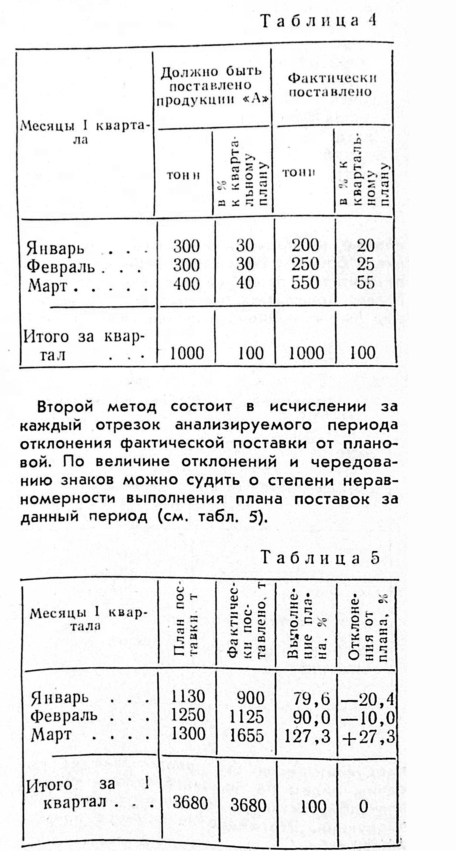
#> input picture ocr_utils/page_layout/tables/example_table_clean.jpg, 911 x 1702 px (shown at 1/2 size)
$ python -i ink_guard.py   (imports and definitions only)
#> lines starting #> are read from the running program, lines starting #| are printed output that depends on the picture; after the words box and inside, x2 and y2 are one past the last pixel; in counts of white or black regions, pixels touching at a corner belong together
### ocr_utils/page_layout/orientation/detectors/ink_axis.py
"""Свой детектор: ось текста по сгущению глифов, знак — по выносным элементам.

ОСЬ. Компоненты связности размера глифа смыкаются по горизонтали и по вертикали (RLSA),
и сравнивается, вдоль какой оси получилось больше вытянутых «строк». Ключ здесь — отбор
компонент ПО РАЗМЕРУ до смыкания: полосы с боковой иллюстрацией сплошь состоят из длинных
штрихов чертежа, и без отбора смыкание цеплялось бы за них, а не за подпись. На разведке
по четырём известным боковым и четырём обычным полосам мера дала 1.000 в нужную сторону
на всех восьми.

ЗНАК. Ось не отличает 0 от 180 и 90 от 270 — для этого берётся модель выносных элементов
(Leptonica ``pixOrientDetect``, DFKI Joost et al.): у строки текста краска распределена
поперёк неравномерно, потому что верхние и нижние выносные встречаются с разной частотой.
Сама Leptonica сюда не годится (нужен 1 bpp, обучена на латинице, питоновских биндингов
нет), поэтому признак считается свой и калибруется по кириллице — см. UPRIGHT_ASYMMETRY.

Знак — слабое место: он меряет тонкую асимметрию там, где ось меряет грубую геометрию.
Поэтому при слабой асимметрии детектор честно поднимает ``axis_only`` и отдаёт решение
о стороне другим, а не выдаёт монетку за ответ.
"""

from __future__ import annotations

import cv2
import numpy as np

from ocr_utils.page_layout.orientation.detectors.base import Detector, Frame, Verdict, unknown

# Все размеры ниже — в пикселях копии 150 dpi (``Frame.gray150``), и рядом дан физический
# размер: детектор должен одинаково работать и на 600 dpi скане журнала, и на 300 dpi скане
# чего-то ещё, а привязка к долям кадра сломалась бы на первой же полосе другого формата.

# Размер глифа. 5 px при 150 dpi это 0.85 мм — примерно точка над «й» и запятая; 42 px это
# 7 мм, заметно больше кегля заголовка, но меньше высоты рамки таблицы.
GLYPH_MIN_PX = 5
GLYPH_MAX_PX = 42

# Компонента шире трёх максимальных высот глифа — это уже штрих чертежа или линейка, а не
# буква и не слипшееся слово.
GLYPH_MAX_WIDTH_PX = GLYPH_MAX_PX * 3

# Заполнение габаритного прямоугольника краской. Буква заполняет его хотя бы на 12%,
# длинная тонкая диагональ чертежа — заметно меньше.
GLYPH_MIN_FILL = 0.12

# Зазор смыкания RLSA: 8 px при 150 dpi это 1.35 мм — межсловный пробел кегля 10 пунктов.
# Больше — и смыкаются соседние колонки, меньше — и слова не собираются в строку.
RLSA_GAP_PX = 8

# Что считается «строкой» после смыкания: вытянута хотя бы вшестеро, толщиной не больше
# полутора кеглей заголовка и длиной хотя бы 60 px (1 см) — короче не бывает даже подпись.
LINE_ASPECT = 6.0
LINE_MAX_THICKNESS_PX = 45
LINE_MIN_LENGTH_PX = 60

# Меньше этой доли площади полосы, занятой «строками», — мерить нечего (фотография во всю
# полосу, пустая страница, чертёж вовсе без подписи). Замер: у обычной текстовой полосы
# пака-1 доля 0.17-0.19, у полосы с одной подписью вдоль края — сотые доли, поэтому порог
# стоит низко: он отсекает пустоту, а не малый текст.
MIN_LINE_INK_FRAC = 0.002

# Ниже этого перевеса одной оси над другой полоса считается неразличимой.
AXIS_MARGIN_THR = 0.25

# --- Знак поворота ---------------------------------------------------------
# Асимметрия краски поперёк строки: центр масс минус геометрический центр, в долях высоты
# строки, ось y вниз. Знак ЗАМЕРЕН на 400 случайных полосах пака-1 (395 из них с текстом,
# медиана 137 строк на полосу): у прямого текста медиана −0.0451, отрицательна на 99.7%
# полос; те же полосы, перевёрнутые на 180, дают +0.0447 и положительны на 99.7%.
#
# Знак именно такой, потому что в кириллице почти нет верхних выносных (одна «б»), зато
# нижних много — р, у, ф, д, ц, щ. Габарит строки тянется вниз, а масса краски остаётся
# в строчной высоте, то есть ВЫШЕ геометрического центра. Для латиницы, на которой обучена
# Leptonica, соотношение обратное — поэтому константа своя, а не взятая оттуда.
UPRIGHT_ASYMMETRY = -1.0

# Асимметрия слабее этой — считаем, что знак не определён. При 0.010 в замере выше решали
# 96.7% полос, и ни одна из них не решала неверно; при 0.030 решали бы 76.2% — запас, за
# который нечем платить.
ASYMMETRY_THR = 0.010

# Меньше этого числа строк — асимметрия считается по шуму, знак не определён.
MIN_LINES_FOR_SIGN = 4

# Число строк, начиная с которого асимметрии верим в полную силу. Обычная текстовая полоса
# пака-1 даёт 85-167 строк и асимметрию 0.036-0.075; полоса с боковой иллюстрацией — 10-30
# строк и 0.004-0.033, причём знак у неё врал на одной известной полосе из четырёх. То есть
# величина асимметрии сама по себе не говорит, можно ли ей верить, а число строк говорит,
# поэтому уверенность гасится именно по нему.
SIGN_FULL_LINES = 60


def glyph_mask(gray: np.ndarray) -> np.ndarray:
    """Маска компонент размера глифа: краска, отсеянная от штрихов чертежа и рамок."""
    _, ink = cv2.threshold(gray, 0, 255, cv2.THRESH_BINARY_INV | cv2.THRESH_OTSU)
    count, labels, stats, _ = cv2.connectedComponentsWithStats(ink, 8)
    if count <= 1:
        return np.zeros_like(ink)
    width = stats[:, cv2.CC_STAT_WIDTH]
    height = stats[:, cv2.CC_STAT_HEIGHT]
    area = stats[:, cv2.CC_STAT_AREA]
    keep = (
        (height >= GLYPH_MIN_PX)
        & (height <= GLYPH_MAX_PX)
        & (width >= 2)
        & (width <= GLYPH_MAX_WIDTH_PX)
        & (area >= GLYPH_MIN_FILL * width * height)
    )
    keep[0] = False  # нулевая метка — фон
    return np.where(keep[labels], np.uint8(255), np.uint8(0))


def _smear(mask: np.ndarray, horizontal: bool) -> np.ndarray:
    """Смыкание краски вдоль оси — слова собираются в строки."""
    kernel = np.ones((1, RLSA_GAP_PX), np.uint8) if horizontal else np.ones((RLSA_GAP_PX, 1), np.uint8)
    return cv2.morphologyEx(mask, cv2.MORPH_CLOSE, kernel)


def line_boxes(mask: np.ndarray, horizontal: bool) -> tuple[np.ndarray, float]:
    """Габариты «строк» вдоль оси и суммарная площадь краски в них."""
    count, _, stats, _ = cv2.connectedComponentsWithStats(_smear(mask, horizontal), 8)
    if count <= 1:
        return np.empty((0, 4), int), 0.0
    stats = stats[1:]
    width = stats[:, cv2.CC_STAT_WIDTH].astype(float)
    height = stats[:, cv2.CC_STAT_HEIGHT].astype(float)
    long_side, short_side = (width, height) if horizontal else (height, width)
    lineish = (
        (long_side >= LINE_ASPECT * np.maximum(short_side, 1.0))
        & (short_side <= LINE_MAX_THICKNESS_PX)
        & (long_side >= LINE_MIN_LENGTH_PX)
    )
    boxes = stats[lineish][:, [cv2.CC_STAT_LEFT, cv2.CC_STAT_TOP, cv2.CC_STAT_WIDTH, cv2.CC_STAT_HEIGHT]]
    return boxes, float(stats[lineish][:, cv2.CC_STAT_AREA].sum())


# [20 lines left out: function ink_asymmetry, not called in this run]


def axis_confidence_of(axis_score: float) -> float:
    return min(1.0, abs(axis_score))


# [40 lines left out: function detect, not called in this run]


ALGORITHM = Detector(
    name="ink_axis",
    summary="своя мера: ось по смыканию глифов (RLSA), сторона по выносным элементам",
    stage="cpu",
    run=detect,
)

### ocr_utils/page_layout/orientation/detectors/base.py
"""Общий контракт детекторов ориентации.

Детекторы взаимозаменяемы: каждый получает подготовленный кадр (или пачку картинок, если
живёт на GPU) и отдаёт :class:`Verdict` в одной и той же шкале. Всё, что знает отчёт, —
это имя детектора и вердикт; как именно детектор считает, отчёту неизвестно.
"""

from __future__ import annotations

from dataclasses import dataclass, field
from pathlib import Path
from typing import Callable, Protocol, Sequence

import numpy as np

# Обозначения углов — из общего модуля: их делят с базой, CVAT и очисткой, и второй
# источник истины по соседству рано или поздно разошёлся бы с первым.
from ocr_utils.scan_markup.rotation import ROTATION_NAMES, ROTATIONS, rotate_cw  # noqa: E402,F401


@dataclass(frozen=True)
class Verdict:
    """Мнение одного детектора об одной полосе.

    ``rotate_cw`` — на сколько повернуть ПО ЧАСОВОЙ, чтобы стало прямо.
    ``confidence`` — приведённая к 0..1 уверенность; у разных детекторов она получается из
    разных величин (уверенность OSD, softmax сети, отрыв от второго места), и сравнивать её
    между детекторами напрямую нельзя — только внутри одного, для порога.
    ``axis_only`` — детектор различает лишь ОСЬ текста (книжная против боковой), а знак
    поворота выдумывать не берётся. Тогда ``rotate_cw`` равен 0 или 90, и 90 читается как
    «повёрнута, сторона неизвестна».
    """

    rotate_cw: int
    confidence: float
    axis_only: bool = False
    metrics: dict[str, float] = field(default_factory=dict)
    note: str = ""

    def __post_init__(self) -> None:
        if self.rotate_cw not in ROTATIONS:
            raise ValueError(f"rotate_cw={self.rotate_cw}, а бывает только {ROTATIONS}")

    @property
    def rotated(self) -> bool:
        return self.rotate_cw != 0


# [7 lines left out: function unknown, not called in this run]


@dataclass
class Frame:
    """Подготовленная полоса: один раз разжата, дальше её делят все CPU-детекторы.

    Два масштаба нужны обоим tesseract-детекторам: на разведке 300 dpi и 150 dpi ловили
    РАЗНЫЕ полосы из четырёх известных, и объединение масштабов дало все четыре.
    """

    rel_path: str
    path: Path
    width: int  # размеры исходника, не рабочей копии
    height: int
    dpi: int
    gray150: np.ndarray
    gray300: np.ndarray

    # Какие повороты вообще рассматривать. Сужать этот набор — самый дешёвый способ поднять
    # точность: неверный ответ, которого нет в наборе, не может быть дан в принципе. Для
    # пака-1 хватает (0, 90) — все 42 размеченные боковые полосы требуют поворота по часовой,
    # что и понятно: широкие рисунки в советских изданиях ставили одинаково. Заодно вдвое
    # дешевле обходится арбитр: два прогона распознавания вместо четырёх.
    allowed: tuple[int, ...] = ROTATIONS


class BatchDetector(Protocol):
    """GPU-детектор: модель грузится лениво, вход — пачка картинок."""

    def __call__(self, images: Sequence["object"]) -> list[Verdict]: ...


def _always() -> bool:
    return True


@dataclass(frozen=True)
class Detector:
    """Запись в реестре детекторов.

    ``stage`` разводит два способа исполнения, и это не украшательство: CPU-детекторы едут
    в пул процессов, а GPU-детекторы обязаны остаться в родителе — видеопамять одна на всех
    (см. CLAUDE.md и ``scan_markup/detection/run.py``).

    ``arbiter`` — детектор слишком дорог для всего пака и запускается только по кандидатам,
    которых отметили быстрые.
    """

    name: str
    summary: str
    stage: str  # "cpu" | "gpu"
    run: Callable[[Frame], Verdict] | None = None
    make_batch: Callable[[], BatchDetector] | None = None
    arbiter: bool = False
    available: Callable[[], bool] = _always

    def __post_init__(self) -> None:
        if self.stage not in ("cpu", "gpu"):
            raise ValueError(f"stage={self.stage!r}, а бывает 'cpu' или 'gpu'")
        if self.stage == "cpu" and self.run is None:
            raise ValueError(f"{self.name}: CPU-детектору нужен run")
        if self.stage == "gpu" and self.make_batch is None:
            raise ValueError(f"{self.name}: GPU-детектору нужен make_batch")

### research/newspaper_crop/zone.py
"""Общий хвост движков: чистка маски бумаги, охватывающий четырёхугольник с перспективой, доля дорисовки, меры зоны."""

from __future__ import annotations

from dataclasses import dataclass

import cv2
import numpy as np

# Ядро подгонки четырёхугольника переехало в ``scan_cropping.v2.trapezoid``; здесь — реэкспорт для стенда.
from ocr_utils.scan_cropping.v2.trapezoid import (  # noqa: F401
    DEFAULT_SIDE_FIT,
    RANSAC_TOL,
    SIDE_BAND,
    SIDE_QUANTILE,
    SideFit,
    fit_enclosing_quad,
    keystone_deg,
    quad_mask,
)

# Рабочий масштаб маски относительно превью 2944×4416: половина (1472×2208) — край бумаги на нём
# точен до ~2 px превью, а морфология и контуры идут быстро.
WORK_SCALE = 0.5
# Признаки вырожденного четырёхугольника: трапеция круче (градусы — на выборке ЭГ настоящая не больше 11.6°) или
# за ним осталась доля листа больше порога.
MAX_KEYSTONE, MAX_OUTSIDE = 25.0, 0.01
# Наименьшая доля кадра у маски бумаги: меньше — движок промахнулся.
MIN_PAPER_FRAC = 0.2


# [48 lines left out: functions fill_holes, largest_component, clean_paper_mask, not called in this run]


@dataclass(frozen=True)
class Zone:
    """Итог по кадру: маска листа, охватывающий четырёхугольник и меры (доли — от площади кадра или четырёхугольника)."""

    paper: np.ndarray
    quad: np.ndarray | None
    paper_frac: float
    fill_frac: float
    outside_frac: float
    keystone_deg: float

    # [93 lines left out: functions ok, build_zone, zone_of, ink_mask, ink_in_fill, not called in this run]


def work_shape_of(rgb: np.ndarray) -> tuple[int, int]:
    """Размер рабочей маски (H, W) для кадра на масштабе :data:`WORK_SCALE`.

    Args:
        rgb: Кадр превью.

    Returns:
        (H, W).
    """
    return int(round(rgb.shape[0] * WORK_SCALE)), int(round(rgb.shape[1] * WORK_SCALE))

### research/newspaper_crop/ink_guard.py
"""Строки печати по краске (рецепт ``page_layout.orientation.detectors.ink_axis``): движок «оболочка печати» и мера «строки в дорисовке»."""

from __future__ import annotations

import cv2
import numpy as np

from ocr_utils.page_layout.orientation.detectors.ink_axis import glyph_mask, line_boxes
from research.newspaper_crop.zone import Zone, quad_mask, work_shape_of

# Окно и сдвиг адаптивного порога краски, px рабочего масштаба (~120 dpi у превью ЭГ) и уровни серого:
# фон кадра (пол, мрамор крышки) неоднороден, глобальный Оцу из ink_axis на кадре с фоном не годится.
ADAPTIVE_BLOCK = 31
ADAPTIVE_OFFSET = 18
# Смыкание строк в «печать полосы»: зазор между колонками газеты на рабочем масштабе ~15–25 px,
# 41 px склеивает колонки одной полосы, но не перескакивает поле и корешок до соседней полосы.
CLUSTER_CLOSE_PX = 41
# Наименьший сгусток печати относительно крупнейшего: блоки полосы, разделённые широкой линейкой или
# заголовком, остаются, мелкие обрывки (номер страницы соседней полосы, сор) — нет.
MIN_CLUSTER_SHARE = 0.1
# Поле вокруг оболочки печати у движка «текст-первым», px рабочего масштаба (~8 мм бумаги).
HULL_MARGIN_PX = 40


def text_lines(rgb: np.ndarray, shape: tuple[int, int]) -> np.ndarray:
    """Маска «строк» печати на рабочем масштабе: глифы по размеру, смыкание вдоль и поперёк, вытянутые сгустки.

    Args:
        rgb: Кадр RGB.
        shape: Рабочий (H, W).

    Returns:
        Булева маска прямоугольников строк (обе ориентации набора).
    """
    gray = cv2.cvtColor(cv2.resize(rgb, (shape[1], shape[0]), interpolation=cv2.INTER_AREA), cv2.COLOR_RGB2GRAY)
    ink = cv2.adaptiveThreshold(
        gray, 255, cv2.ADAPTIVE_THRESH_MEAN_C, cv2.THRESH_BINARY_INV, ADAPTIVE_BLOCK, ADAPTIVE_OFFSET
    )
    # glyph_mask сам бинаризует Оцу по серому: подаём ему уже чистую краску (инвертированную в «чёрное на белом»).
    glyphs = glyph_mask(255 - ink)
    out = np.zeros(shape, bool)
    for horizontal in (True, False):
        boxes, _ = line_boxes(glyphs, horizontal)
        for x, y, w, h in boxes:
            out[y : y + h, x : x + w] = True
    return out


def print_cluster(lines: np.ndarray) -> np.ndarray:
    """Печать полосы: сгустки строк после смыкания колонок, не меньше :data:`MIN_CLUSTER_SHARE` крупнейшего.

    Строки, касающиеся рамки кадра, отбрасываются: это тени и торцы края листа, а не набор.

    Args:
        lines: Маска строк.

    Returns:
        Булева маска строк печати.
    """
    h, w = lines.shape
    count, labels, stats, _ = cv2.connectedComponentsWithStats(lines.astype(np.uint8), connectivity=8)
    x0, y0 = stats[:, cv2.CC_STAT_LEFT], stats[:, cv2.CC_STAT_TOP]
    x1, y1 = x0 + stats[:, cv2.CC_STAT_WIDTH], y0 + stats[:, cv2.CC_STAT_HEIGHT]
    border = (x0 <= 1) | (y0 <= 1) | (x1 >= w - 1) | (y1 >= h - 1)
    border[0] = True
    lines = lines & ~border[labels]
    k = cv2.getStructuringElement(cv2.MORPH_RECT, (CLUSTER_CLOSE_PX, CLUSTER_CLOSE_PX))
    merged = cv2.morphologyEx(lines.astype(np.uint8), cv2.MORPH_CLOSE, k)
    count, labels, stats, _ = cv2.connectedComponentsWithStats(merged, connectivity=8)
    if count <= 1:
        return np.zeros_like(lines)
    areas = stats[1:, cv2.CC_STAT_AREA]
    keep = np.zeros(count, bool)
    keep[1:] = areas >= MIN_CLUSTER_SHARE * areas.max()
    return keep[labels] & lines


def ink_hull_mask(rgb: np.ndarray) -> np.ndarray:
    """Движок «текст-первым»: выпуклая оболочка печати полосы с полем :data:`HULL_MARGIN_PX`.

    Args:
        rgb: Кадр превью RGB.

    Returns:
        Булева маска на рабочем масштабе (это зона печати, а не бумаги: край листа не ищется).
    """
    shape = work_shape_of(rgb)
    cluster = print_cluster(text_lines(rgb, shape))
    out = np.zeros(shape, np.uint8)
    pts = np.argwhere(cluster)[:, ::-1].astype(np.int32)
    if len(pts) < 3:
        return out.astype(bool)
    cv2.fillPoly(out, [cv2.convexHull(pts)], 1)
    k = cv2.getStructuringElement(cv2.MORPH_ELLIPSE, (2 * HULL_MARGIN_PX + 1, 2 * HULL_MARGIN_PX + 1))
    return cv2.dilate(out, k) > 0


# [17 lines left out: function print_guard, not called in this run]

>>> import cv2
>>> picture = cv2.cvtColor(cv2.imread('../../ocr_utils/page_layout/tables/example_table_clean.jpg'), cv2.COLOR_BGR2RGB)
#> picture is the input picture: shape (1702, 911, 3); min 0, max 255, mean 234
>>> result = ink_hull_mask(picture)
#> in ink_hull_mask, `shape = work_shape_of(rgb)`: shape = (851, 456)
#> in text_lines, `gray = cv2.cvtColor(cv2.resize(rgb, (shape[1], shape[0]), interpolatio..`:
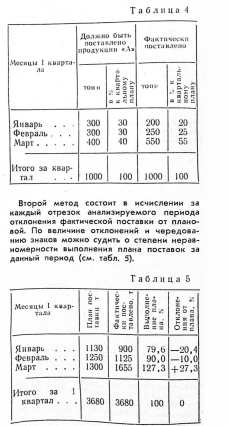
#> gray: shape (851, 456) (shown at 1/2 size); min 1, max 255, mean 234.1
#> in text_lines, `ink = cv2.adaptiveThreshold( gray, 255, cv2.ADAPTIVE_THRESH_MEAN_C, cv..`:
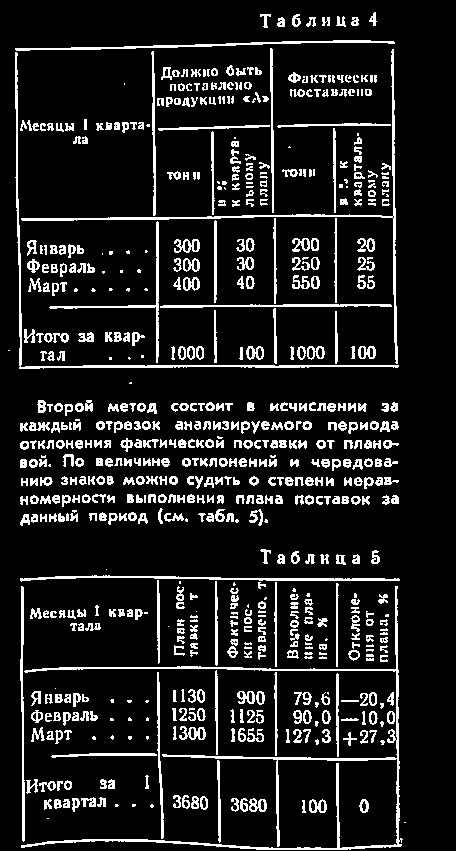
#> ink: shape (851, 456); 11.9% white in thin lines or dots, all inside (x1, y1, x2, y2) = (8, 12, 406, 850)
#> in glyph_mask, `count, labels, stats, _ = cv2.connectedComponentsWithStats(ink, 8)`:
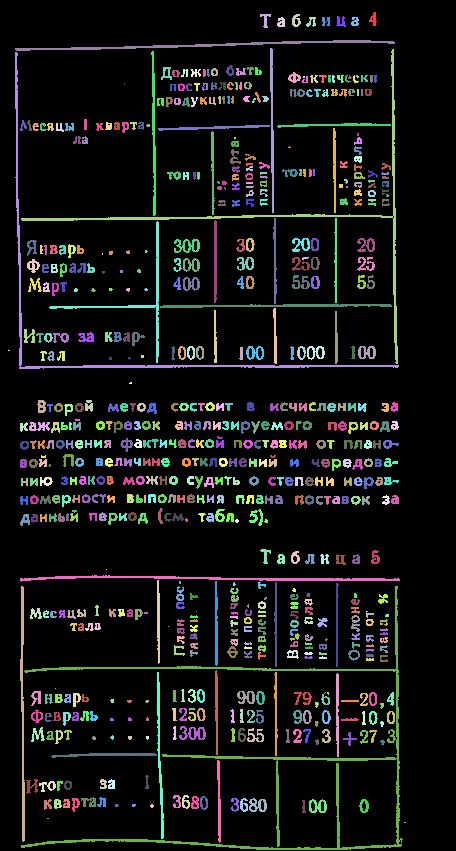
#> labels: shape (851, 456) int32; 706 distinct labels, from 0 to 705; one colour per label, 0 black
#> in glyph_mask, `count, labels, stats, _ = cv2.connectedComponentsWithStats(ink, 8)`: count = 706; stats = 706 rows, first 6: [0, 0, 456, 851, 341999], [369, 12, 8, 14, 58], [260, 14, 11, 14, 65], [292, 14, 9, 13, 72], [277, 17, 8, 10, 60], [306, 17, 10, 10, 55]
#> in glyph_mask, `width = stats[:, cv2.CC_STAT_WIDTH]`: width = 706 values, max 456 at index 0, min 1 at index 40, mean 11.91
#> in glyph_mask, `height = stats[:, cv2.CC_STAT_HEIGHT]`: height = 706 values, max 851 at index 0, min 1 at index 241, mean 13.74
#> in glyph_mask, `area = stats[:, cv2.CC_STAT_AREA]`: area = 706 values, max 341999 at index 0, min 1 at index 486, mean 549.7
#> in glyph_mask, `return np.where(keep[labels], np.uint8(255), np.uint8(0))`:
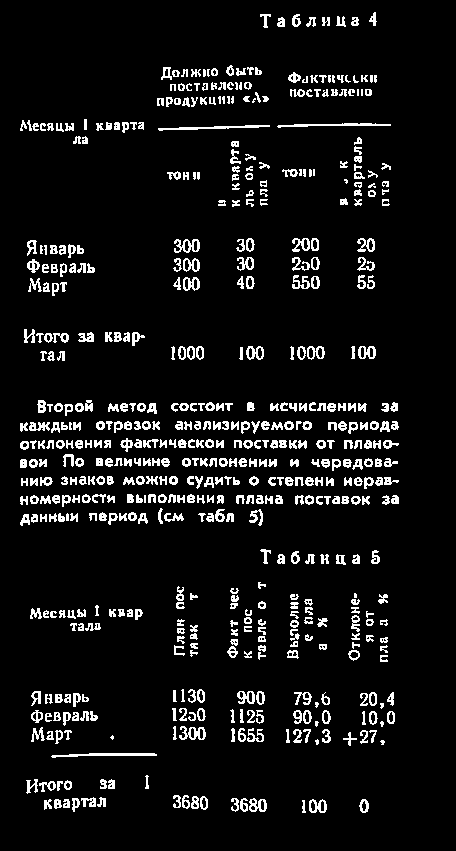
#> returned value: shape (851, 456); 7.6% white in thin lines or dots, all inside (x1, y1, x2, y2) = (20, 12, 399, 813)
#> the loop in text_lines, `for horizontal in (True, False):` made 2 passes
#> count in line_boxes on pass 1: 160
#> after the loop in text_lines, `for horizontal in (True, False):`:
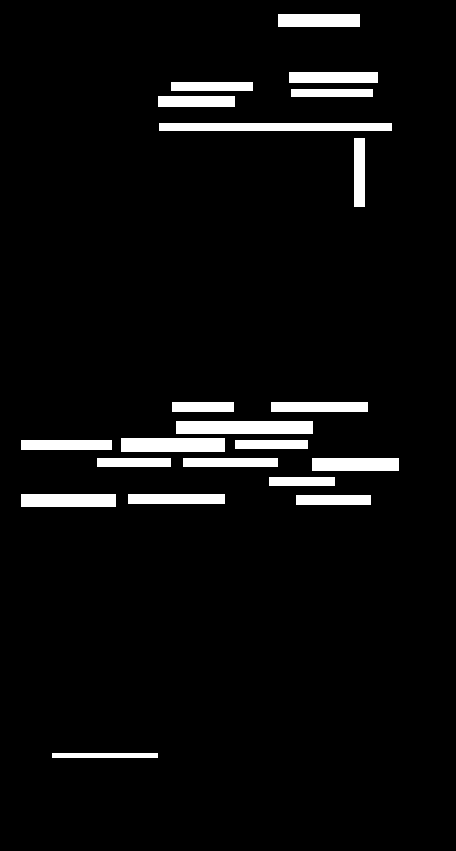
#> out: shape (851, 456) bool; 5.2% white; 21 white regions, largest, box (x1, y1, x2, y2) and area: (159, 123, 392, 131) 1864, (176, 421, 313, 434) 1781, (121, 438, 225, 452) 1456
#> in print_cluster, `h, w = lines.shape`: h = 851; w = 456
#> (the rest of the program and of its run is left out)
